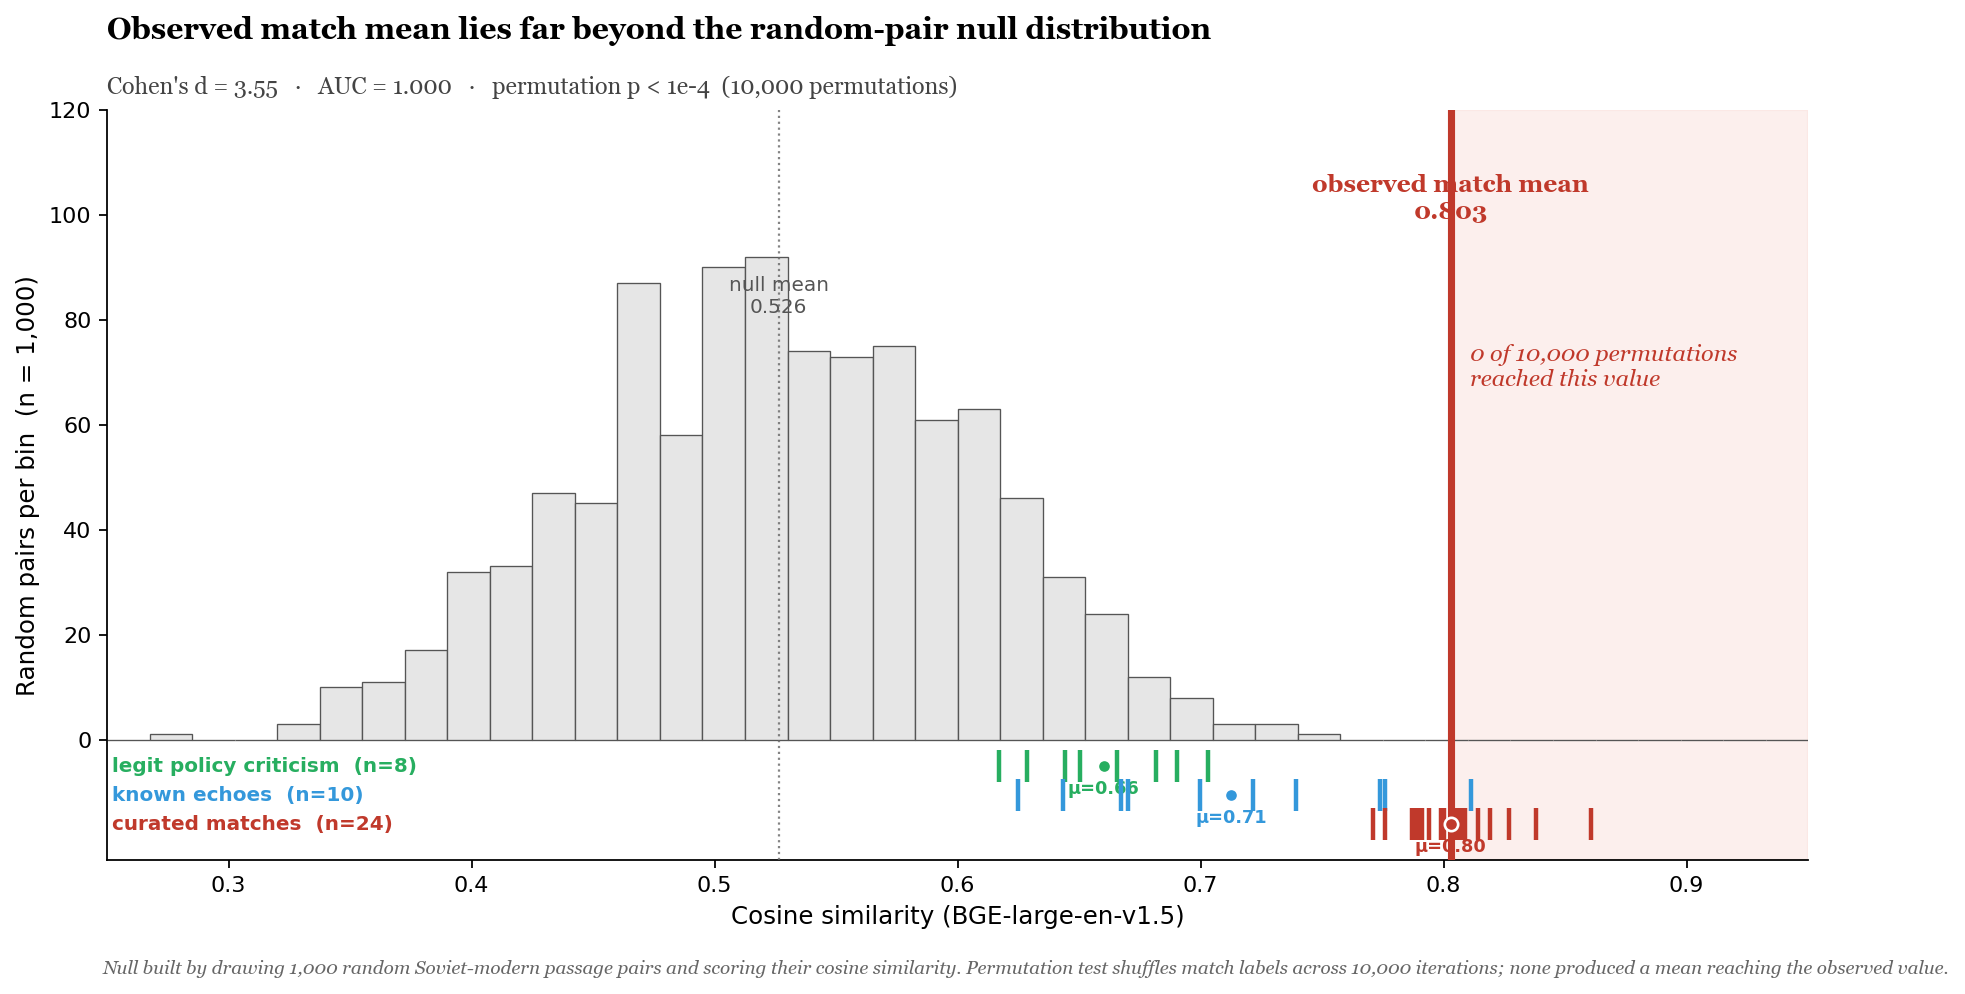

Reproduce this figure in Python.
"""
Permutation-null histogram: a single picture that communicates p < 1e-4.

Plots the distribution of 1,000 random Soviet-modern cosine similarities
(the null distribution), with the observed mean of the 24 curated matches
drawn as a thick vertical line far to the right of the bulk. Small tick
marks above the histogram show where the 8 legitimate-criticism and 10
known-echo scores sit, so the reader can see the harder comparisons.

Reference style: sci-kit learn permutation-test plot and Jared Wilber's
permutation explainer.

Outputs viz_examples/permutation_null.png.
"""
import os, json
import numpy as np
import matplotlib.pyplot as plt

HERE = os.path.dirname(os.path.abspath(__file__))
os.chdir(os.path.dirname(HERE))


def main():
    with open("viz_examples/stats_data.json") as f:
        S = json.load(f)

    random_scores = np.array(S["scores"]["random"])
    match_scores = np.array(S["scores"]["match_cosine"])
    echo_scores = np.array(S["scores"]["echo"])
    legit_scores = np.array(S["scores"]["legit"])

    observed = float(np.mean(match_scores))
    null_mean = S["permutation"]["null_mean"]
    null_std = S["permutation"]["null_std"]
    n_perms = S["permutation"]["n_perms"]
    cohens_d = S["cohens_d"]["matches_vs_random"]
    auc_mvr = S["auc"]["matches_vs_random"]

    fig, ax = plt.subplots(figsize=(11.5, 6.2), dpi=160)

    # Histogram of random pair cosines
    bins = np.linspace(0.25, 0.95, 41)
    counts, edges, patches = ax.hist(
        random_scores, bins=bins, color="#e6e6e6", edgecolor="#555",
        linewidth=0.6, zorder=2,
    )
    y_hist_max = float(counts.max())

    # Shaded tail region beyond the observed statistic.
    # Use counts from a "tail mask" so the fill is consistent with the bars.
    tail_edges = [e for e in edges if e >= observed]
    # Cover the whole tail beyond the observed line in light red.
    ax.axvspan(observed, 0.95, color="#fbe3df", alpha=0.55, zorder=1)

    # Observed vertical line (brand red).
    ax.axvline(observed, color="#c0392b", linewidth=3.2, zorder=5)

    # "0 of 10,000 permutations reached this value" label in the tail.
    ax.text(
        observed + 0.008,
        y_hist_max * 0.82,
        f"0 of {n_perms:,} permutations\nreached this value",
        fontsize=10.5, color="#c0392b", va="top", ha="left",
        fontname="Georgia", style="italic",
    )

    # Numeric label on the observed line.
    ax.text(
        observed,
        y_hist_max * 1.07,
        f"observed match mean\n{observed:.3f}",
        fontsize=11, color="#c0392b", ha="center", va="bottom",
        fontweight="bold", fontname="Georgia",
    )

    # Tick-mark strips for each group. Every reference group gets both
    # individual dots (ticks) and a small mean-marker (solid dot + label).
    tick_y_legit = -y_hist_max * 0.055
    tick_y_echo  = -y_hist_max * 0.115
    tick_y_match = -y_hist_max * 0.175
    ax.plot(legit_scores, np.full_like(legit_scores, tick_y_legit),
            "|", color="#27ae60", markersize=14, markeredgewidth=2.0, zorder=4)
    ax.plot(echo_scores, np.full_like(echo_scores, tick_y_echo),
            "|", color="#3498db", markersize=14, markeredgewidth=2.0, zorder=4)
    ax.plot(match_scores, np.full_like(match_scores, tick_y_match),
            "|", color="#c0392b", markersize=14, markeredgewidth=2.0, zorder=4)

    # Mean markers + numeric labels for each reference group.
    for (scores, y, color, label) in [
        (legit_scores, tick_y_legit, "#27ae60", "legit policy criticism"),
        (echo_scores,  tick_y_echo,  "#3498db", "known echoes"),
        (match_scores, tick_y_match, "#c0392b", "curated matches"),
    ]:
        m = float(np.mean(scores))
        ax.plot(m, y, "o", color=color, markersize=6, zorder=6,
                markeredgecolor="white", markeredgewidth=1.2)
        ax.text(m, y - y_hist_max * 0.028, f"μ={m:.2f}",
                fontsize=8, color=color, ha="center", va="top", fontweight="bold")
        ax.text(0.252, y, f"{label}  (n={len(scores)})",
                fontsize=9, color=color, va="center", ha="left", fontweight="bold")

    # Annotate null distribution mean with a faint dotted vertical.
    ax.axvline(null_mean, color="#666", linewidth=1.0, linestyle=":", alpha=0.8, zorder=3)
    ax.text(null_mean, y_hist_max * 0.96, f"null mean\n{null_mean:.3f}",
            fontsize=9, color="#555", ha="center", va="top")

    # Axes cosmetics.
    ax.set_xlim(0.25, 0.95)
    ax.set_ylim(-y_hist_max * 0.25, y_hist_max * 1.22)
    ax.set_xlabel("Cosine similarity (BGE-large-en-v1.5)", fontsize=11)
    ax.set_ylabel("Random pairs per bin  (n = 1,000)", fontsize=11)

    ax.spines["top"].set_visible(False)
    ax.spines["right"].set_visible(False)
    ax.tick_params(axis="both", labelsize=10)

    # Hide negative y-axis tick labels so the tick strips don't clutter.
    yticks = [t for t in ax.get_yticks() if t >= 0]
    ax.set_yticks(yticks)

    # Title and subtitle.
    ax.set_title(
        "Observed match mean lies far beyond the random-pair null distribution",
        fontsize=13.5, fontweight="bold", loc="left", pad=32, fontname="Georgia",
    )
    subtitle = (
        f"Cohen's d = {cohens_d:.2f}   ·   AUC = {auc_mvr:.3f}   ·   "
        f"permutation p < 1e-4  ({n_perms:,} permutations)"
    )
    ax.text(0.0, 1.022, subtitle, transform=ax.transAxes,
            fontsize=10.5, color="#444", fontname="Georgia")

    # Caption.
    caption = (
        "Null built by drawing 1,000 random Soviet-modern passage pairs and scoring their cosine similarity. "
        "Permutation test shuffles match labels across 10,000 iterations; none produced a mean reaching the observed value."
    )
    fig.text(0.06, 0.01, caption, fontsize=8.5, color="#666",
             fontname="Georgia", style="italic")

    fig.tight_layout(rect=[0, 0.03, 1, 1])
    out = "viz_examples/permutation_null.png"
    fig.savefig(out, dpi=160, bbox_inches="tight", facecolor="white")
    print(f"Wrote {out}")


if __name__ == "__main__":
    main()
